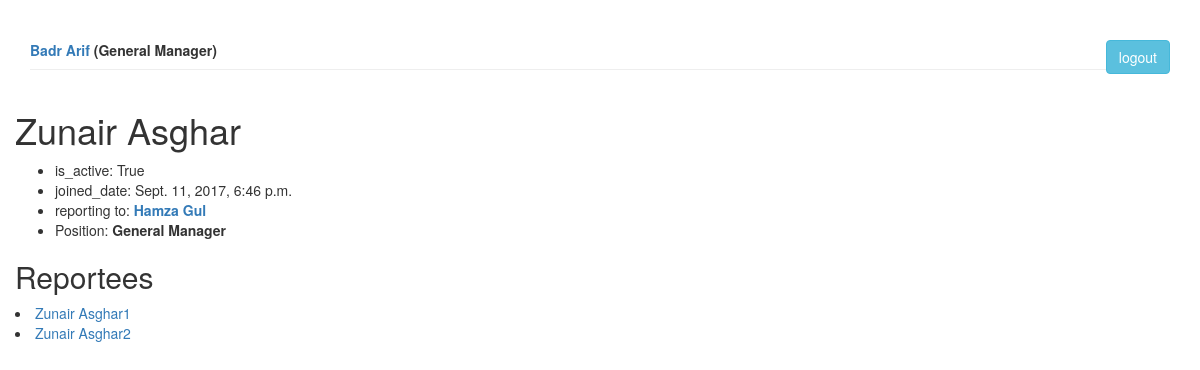
Page /appraisal/detail/user/6 (signed in) on the committed database.
### appraisal/models.py (models this page shows)
class Employee(models.Model):
    def __str__(self):
        return self.name
    user = models.OneToOneField(User, on_delete=models.CASCADE, null=True, blank=True)
    employee_type = (('mg', 'Manager'),
                     ('gm', 'General Manager'),
                     ('sf', 'Staff')
                     )
    name = models.CharField(max_length=40)
    type = models.CharField(max_length=2,
                            choices=employee_type,
                            default='sf')
    joined_date = models.DateTimeField('date joined', null=True, blank=True)
    is_active = models.BooleanField(default=True)
    reporting_to = models.ForeignKey("self", on_delete=models.CASCADE, null=True, blank=True)
    @property
    def all_reportee(self):
        return self.employee_set.all()

### appraisal/views.py (the view)
# urls.py: url(r'^detail/user/(?P<pk>[0-9 a-z A-Z]+)$', views.DetailUserView.as_view(),  name='detail'),
class DetailUserView(LoginRequiredMixin, FormContext, generic.DetailView):
    model = Employee
    template_name = 'appraisal/detail.html'
    context_object_name = 'employee'
    def get_queryset(self):
        return Employee.objects.filter(pk=self.kwargs['pk'])
    def get_context_data(self, **kwargs):
        context = super(DetailUserView, self).get_context_data(**kwargs)
        under_employee = {'reporting_employee': self.request.user.employee.all_reportee}
        context.update(under_employee)
        return context

### appraisal/templatetags/my_tags.py (called while the page is built)
@register.inclusion_tag('logged_in/user.html')
def logged_in_user(user, takes_context=True):
    return {'user': user}

### appraisal/views.py (called while the page is built)
    def get_context_data(self, **kwargs):
        context = super(FormContext, self).get_context_data(**kwargs)
        context.update(self.extra_context)
        return context

### appraisal/templates/appraisal/detail.html (shortened to what this page needs)
<link rel="stylesheet" href="https://maxcdn.bootstrapcdn.com/bootstrap/3.3.7/css/bootstrap.min.css">
{% load static %}
{% load bootstrap3 %}
<html lang="en">
<head>
  <link rel="stylesheet" href="https://maxcdn.bootstrapcdn.com/bootstrap/3.3.7/css/bootstrap.min.css">
</head>
<body>
<div class="container-fluid">
{% load my_tags %}
{% logged_in_user user%}
{% if employee %}
<h1>{{ employee.name }} </h1>
<ul>
    <li> is_active: {{ employee.is_active }} </li>
    <li>joined_date: {{ employee.joined_date }}</li>
    {% if employee.reporting_to %}
    <li>reporting to:<b> <a href="{% url 'appraisal:detail' employee.reporting_to_id %}">
        {{ employee.reporting_to }}
        </a>
        </b>
    </li>
        {% endif %}
    <li>Position: <b>{{ employee.get_type_display }}</b></li>
</ul>
     {% if employee.all_reportee %}
<h2>
    Reportees
</h2>
        {% for reporting_employee in employee.all_reportee %}
            <li>
               <a href="{% url 'appraisal:detail' reporting_employee.id %}">
                   {{ reporting_employee.name }}
               </a>
            </li>
        {% endfor %}
        {% else %}
        {% if employee.type != 'sf' %}
        <b>No Staff found </b>
            {% endif %}
    {% endif %}
{% else %}
<h2>No User Found</h2>
{% endif %}
</div>
</body>
</html>

### appraisal/templates/logged_in/user.html
<!DOCTYPE html>
<html lang="en">
<body>
<div class="container">
  <div class="page-header">
    <div><b><a href="{% url 'appraisal:detail' user.employee.id %}">{{ user.employee.name|capfirst }} </a></b>
        <b> ({{ user.employee.get_type_display }})</b>
    <a href="{% url 'appraisal:logout' %}" class="btn btn-info pull-right" role="button">logout</a>
    </div>
  </div>
</div>
</body>
</html>

### rows in the picture
Employee: name "Zunair Asghar", is_active "True", joined_date "Sept. 11, 2017, 6:46 p.m.", reporting_to "Hamza Gul", type "General Manager"
Employee: name "Zunair Asghar1"
Employee: name "Zunair Asghar2"

### other values in the picture
{{ user.employee.name|capfirst }} "Badr Arif"
{{ user.employee.get_type_display }} "General Manager"
